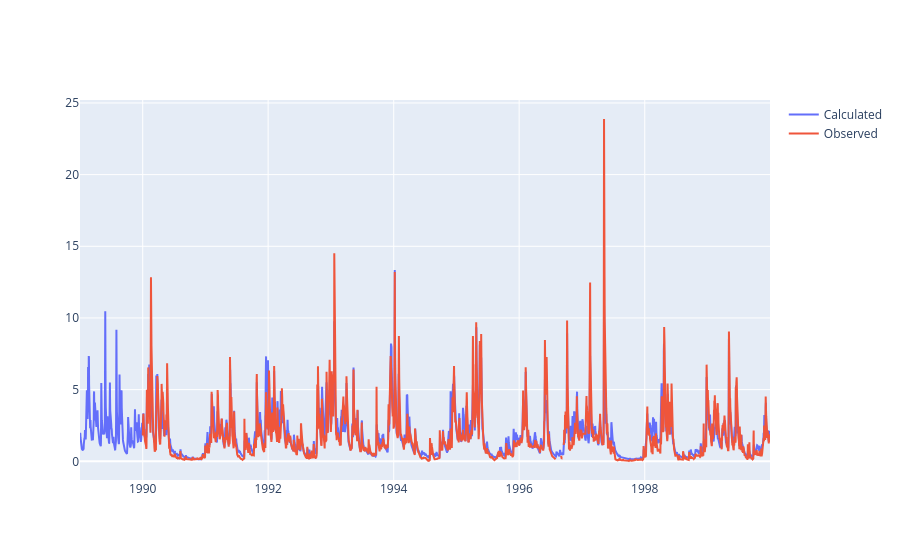

Write notebook code for a chart like this one.
### Code cell
fig = go.Figure(
    [
        go.Scatter(x=outputs.index, y=outputs["flow"], name="Calculated"),
        go.Scatter(x=inputs.data.index, y=inputs.data["flow_mm"], name="Observed"),
    ]
)
fig.show()

### Figure 1 — Plotly figure (JSON) as saved in the notebook; plotly's stock layout.template omitted (floating-point values rounded to 4 significant figures; data arrays with more than 128 entries replaced by an {"elided": "..."} marker saying what was removed)
{"data": [{"name": "Calculated", "type": "scatter", "x": {"elided": "4017 str values"}, "y": {"elided": "4017 float values"}}, {"name": "Observed", "type": "scatter", "x": {"elided": "4017 str values"}, "y": {"elided": "4017 float values"}}], "layout": {}}
